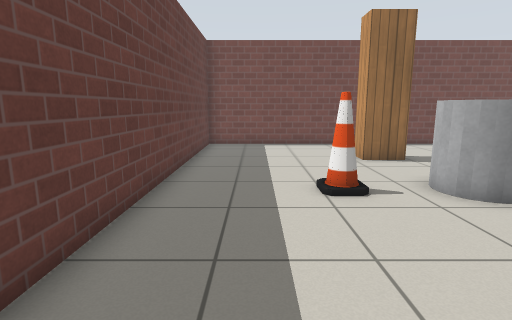
[1] (above)

14 first-person views from a walk through a robot-simulator world made for Gazebo. The camera is 0.94 m above the floor, tilts 10° down and sees 80° across. The floor is counted in squares, 0.5 m on a side. Each view is taken from the middle of a square. On the plan, view 1 faces up. The plan holds only what a view shows up to about 16 squares ahead; the rest is blank. The place goes on beyond the plan. Simple patterns stand in for the simulator's built-in surfaces.

[2]
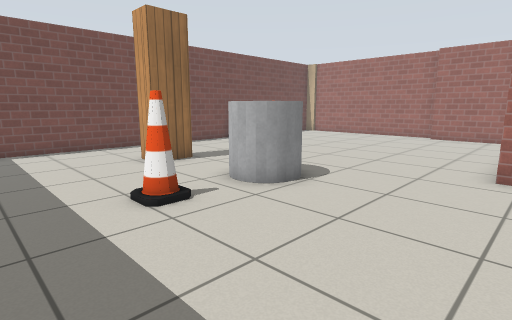

[3]
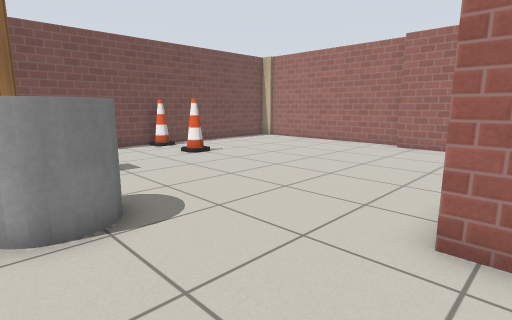

[4]
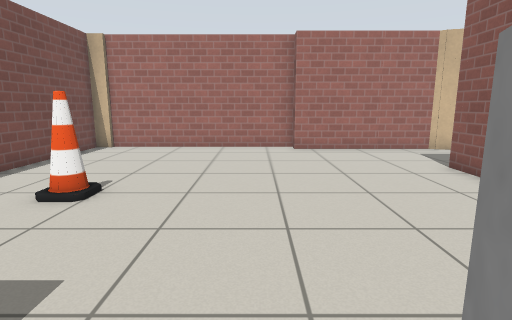

[5]
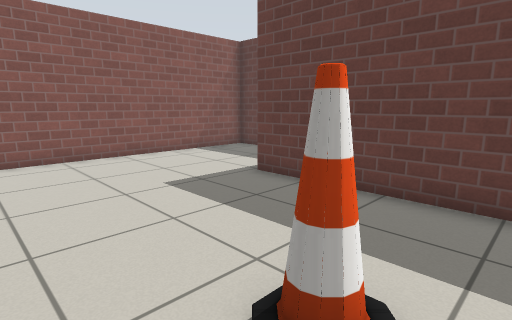

[6]
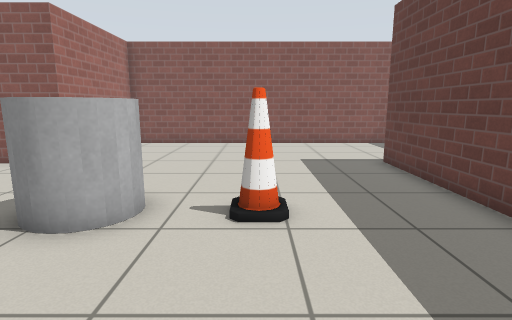

[7]
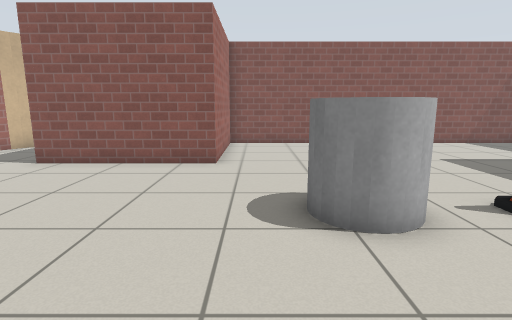

[8]
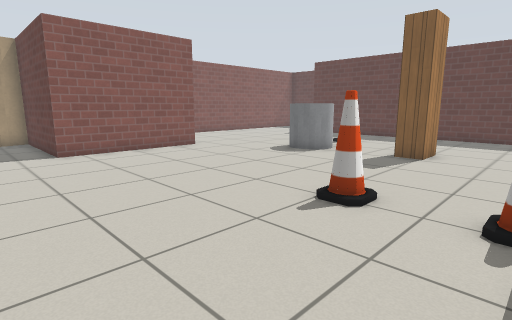

[9]
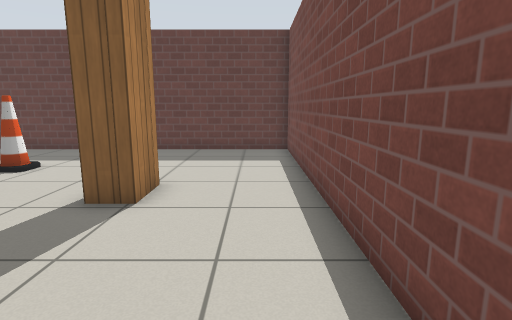

[10]
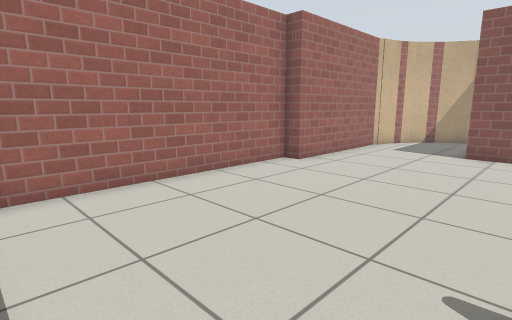

[11]
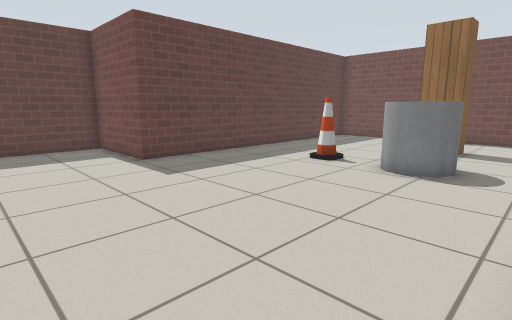

[12]
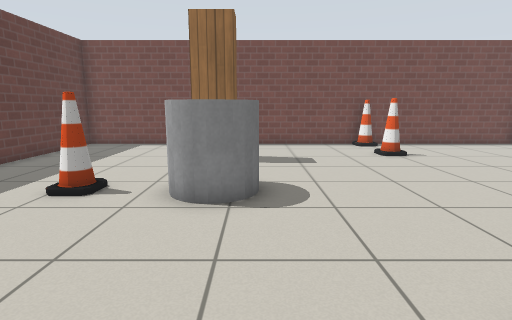

[13]
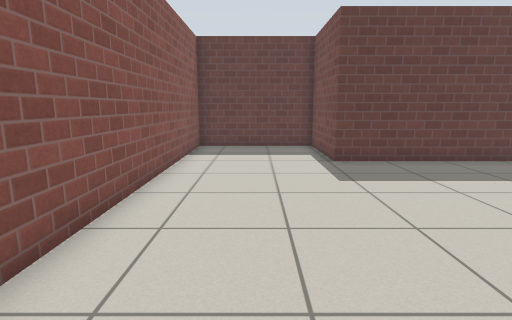

[14]
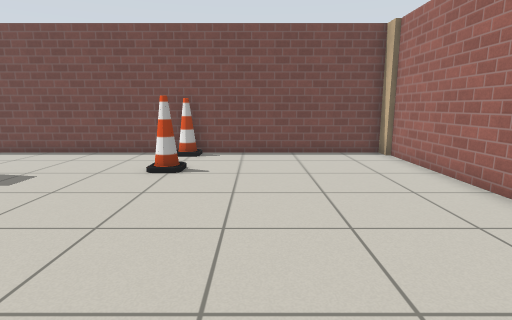

### Floor plan
Points are (right, up) in squares from view 1. A wall is a line through its corners. A room is listed if a view was taken in it or the views show most of it. See-through windows are left out.
Room 1 (views 1, 2, 3, 4, 5, 6, 7, 8, 9, 10, 11, 12, 13, 14)
walls: (5.3, 10.6) (3.8, 10.6) (3.8, 11.7) (5.3, 11.7) (5.3, 10.6); (19.2, 6.3) (19.2, 14.7); (15, -3.6) (15.5, -3.4); (18.5, 0.2) (18.5, 6.3); (18.1, -0.9) (18.4, 0.1); (17.5, -1.9) (18.2, -0.7); (19, 14.6) (19, 15.4) (-2.4, 15.4) (-2.4, 1.7) (-6.6, 1.7) (-6.6, -3.7) (8.3, -3.7) (8.3, 2) (14.3, 2) (14.3, -3.7) (15.4, -3.5) (16.6, -2.8) (17.6, -1.7)
objects: cone (2, 7); grey cylinder (4, 6) to (6, 7); cone (11, 12); cone (11, 15)

Positions as (right, up) in squares from view 1, and headings:
1: (0, 0), facing up
2: (-1, 1), facing up-right
3: (4, 1), facing up-right
4: (5, 8), facing right
5: (4, 8), facing down-left
6: (2, 12), facing down
7: (7, 12), facing down
8: (17, 15), facing down-left
9: (11, 14), facing left
10: (12, 15), facing down-right
11: (8, -3), facing up-left
12: (6, 0), facing up
13: (8, -1), facing left
14: (14, 3), facing up
